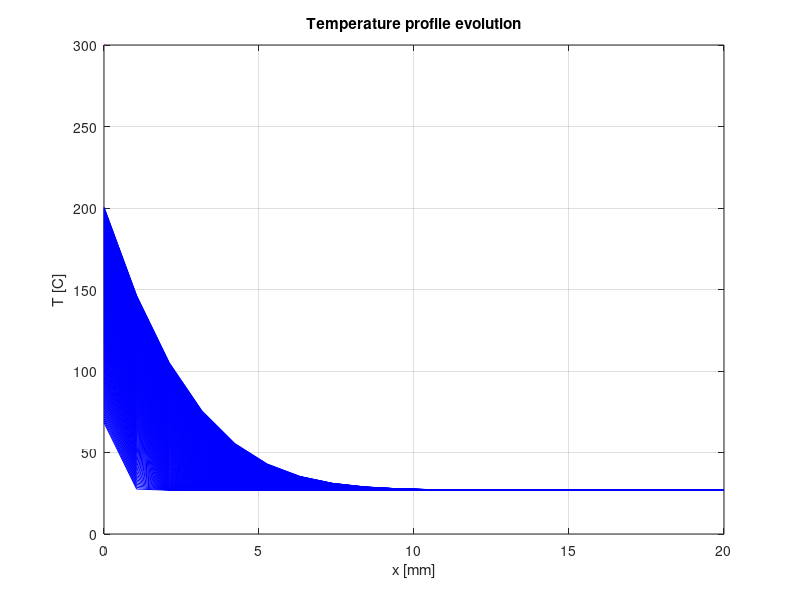

The MATLAB source for this figure:
%  Simple 1D Diffusion-Advection-Reaction problem
%
%   du          du         d^2 u
%  ----  +  Vx ----  =  D -------  +  Src(x)
%   dt          dx         d x^2
%
%  Crank Nicholson Scheme on the diffusion part

clear all
close all
clc

% MATERIAL PROPERTIES

% Tungsten
Cp     =  1340;            % Specific heat [J/kg K]
rho    =  19300;           % Density [kg/m^3]
kappa  =  173;             % Thermal conductivity [W·m-1·K-1]
D      =  kappa/rho/Cp;    % Thermal diffusivity  [m^2/s]

% Lithium
% Cp     =  3570;            % Specific heat [J/kg K]
% rho    =  535;             % Density [kg/m^3]
% kappa  =  84.8;            % Thermal conductivity [W·m-1·K-1]
% D      =  kappa/rho/Cp;    % Thermal diffusivity  [m^2/s]

% Choose the Boundary Type on left side
% BoundaryFlag = 1  : Dirichlet
% BoundaryFlag = 2  : Neumann

BoundaryFlag = 2;

switch BoundaryFlag
    case 1
        T_amb = 300;
        Twall = 800;
    case 2
        T_amb  = 300;
        q_flux = 10.0e6; % Heat flux on the left wall [W/m^2]
        dT_dr = - q_flux / kappa;
end

% Space grid [m]
x1   = 0.000;
x2   = 0.020;
nptx = 20;
h    = (x2-x1)/(nptx-1);
x    = linspace( x1, x2, nptx );

% Set Courant number
alphaC = -0.5;

% Advection velocity [m/s]
v = 0.00;

% Time span [s]
t1   = 0.0;
t2   = 1.0;
if (v~=0.0)
    % dt satisfying Courant condition
    dt = abs(alphaC*h/v);
else
    dt = (t2-t1)/500;
    alphaC = 0.0;
end
nptt = floor((t2-t1)/dt)+1;
time = linspace( t1, t2, nptt );


% Build matrix of the implicit problem
A = zeros(nptx);

% Source vector
Src = 0.0*ones(nptx);

% matrix values
beta = D*dt/(h^2);

lm = -alphaC/4 - beta/2;
lcc = 1 + beta;
lcp = alphaC/4 - beta/2;

cm = beta/2 + alphaC/4;
cc = 1 - beta;
cp = beta/2 - alphaC/4;

% matrix boundary left
switch BoundaryFlag
   case 1
      A(1,1) =  1;
   case 2
      A(1,1) = -3;
      A(1,2) =  4;
      A(1,3) = -1;
end

% matrix inside
for i=2:(nptx-1)
    A(i,i-1) = lm;
    A(i,i)   = lcc;
    A(i,i+1) = lcp;
end

% matrix boundary right
A(nptx,nptx) = 1;

% Initial condition
for i=1:(nptx)
    %y(i) = 1 + 2*exp(-(x(i)-10)^2);
    y(i) = T_amb;
end
yo = y;

plot(x,yo,'m','LineWidth',2.0)
% axis([min(x) max(x) 0 5])
xlabel('x')
ylabel('y')
grid on
hold on

tic
for n=1:nptt
    t = n*dt;
    switch BoundaryFlag
        case 1
            vecr(1,1)    = Twall;
            vecr(nptx,1) = T_amb;
        case 2
            vecr(1,1)    = dT_dr*2*h;
            vecr(nptx,1) = T_amb;
    end
    for i=2:(nptx-1)
        vecr(i,1) = cm*yo(i-1) + cc*yo(i) + cp*yo(i+1) + Src(i);
    end
    y = A\vecr;
    yo = y;
    if mod(n,2)==0
        plot( x*1000, y-273.15, 'b' )
    end
    % Surface temperature
    T_surf(n) = y(1);
end
toc
xlabel('x [mm]')
ylabel('T [C]')
title('Temperature profile evolution')
